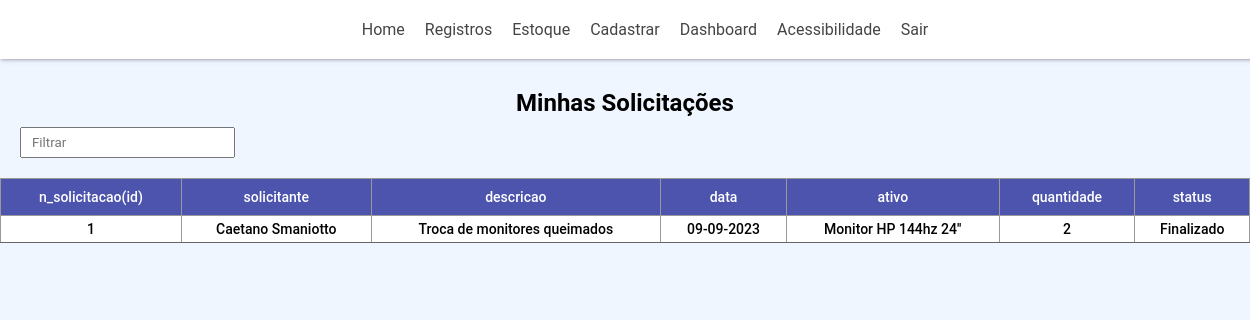
The app's page /feed (signed in), older data.
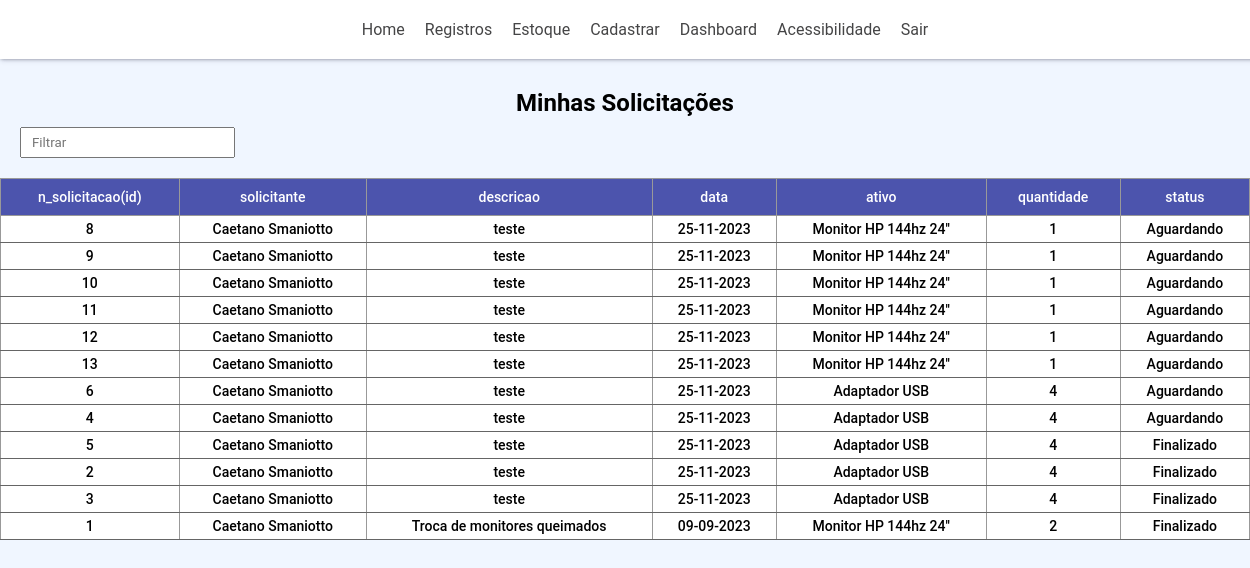
The same page, newer data.
### aplicacao/models.py (models this page shows, shortened)
class Solicitacao(database.Model):
    id = database.Column(database.Integer, primary_key=True)
    descricao = database.Column(database.String(500), nullable=False)
    data = database.Column(database.DateTime, nullable=False, default=datetime.utcnow())
    id_usuario = database.Column(database.Integer, database.ForeignKey('usuario.id')) # quem está gerando
    id_ativo = database.Column(database.Integer, database.ForeignKey('ativo.id'))
    quantidade = database.Column(database.Integer, nullable=False)
    status = database.Column(database.String, nullable=False)

class Usuario(database.Model, UserMixin):
    id = database.Column(database.Integer, primary_key=True)
    cpf = database.Column(database.String(11), nullable=False, unique=True)
    nome = database.Column(database.String(75), nullable=False)
    email = database.Column(database.String(250), nullable=False, unique=True)
    senha = database.Column(database.String, nullable=False)
    permissao = database.Column(database.Integer, nullable=False, default=1)
    solicitacoes = database.relationship("Solicitacao", backref="usuario", lazy=True)

class Ativo(database.Model):
    id = database.Column(database.Integer, primary_key=True)
    nome = database.Column(database.String(75), nullable=False, unique=True)
    tipo = database.Column(database.String, nullable=False)
    descricao = database.Column(database.String(500), nullable=False)
    data_aquisicao = database.Column(database.DateTime, nullable=False)
    data_garantia = database.Column(database.DateTime, nullable=False)
    quantidade_estoque = database.Column(database.Integer, nullable=False)
    solicitacoes = database.relationship("Solicitacao", backref="ativo", lazy=True)
    transacoes = database.relationship("TransacaoEstoque", backref="ativo", lazy=True)

### aplicacao/routes.py (the view)
@app.route("/feed")
@login_required
def feed():
    solicitacoes = Solicitacao.query.filter_by(id_usuario=current_user.id).order_by(Solicitacao.data.desc()).all()
    return render_template("feed.html", solicitacoes=solicitacoes)

### aplicacao/models.py (called while the page is built)
@login_manager.user_loader
def load_user(id_usuario):
    return Usuario.query.filter_by(id=int(id_usuario)).first()

### aplicacao/templates/feed.html (shortened to what this page needs)
{% extends 'base_perfil.html' %}
{% block body %}
    <h2>Minhas Solicitações</h2>
    <input type="text" id="input" placeholder="Filtrar">
    <table border="1" id="minhaTabela">
        <thead>
            <tr>
                <th>n_solicitacao(id)</th>
                <th>solicitante</th>
                <th>descricao</th>
                <th>data</th>
                <th>ativo</th>
                <th>quantidade</th>
                <th>status</th>
            </tr>
        </thead>
        <tbody id="table">
            {% for solicitacao in solicitacoes %}
            <tr>
                <td>{{solicitacao.id}}</td>
                <td>{{solicitacao.usuario.nome}}</td>
                <td>{{solicitacao.descricao}}</td>
                <td>{{solicitacao.data.strftime('%d-%m-%Y')}}</td>
                <td>{{solicitacao.ativo.nome}}</td>
                <td>{{solicitacao.quantidade}}</td>
                <td>{{solicitacao.status}}</td>
            </tr>
            {% endfor %}
        </tbody>
    </table>
{% endblock %}

### aplicacao/templates/base_perfil.html (shortened to what this page needs)
<!DOCTYPE html>
<html lang="en">
<head>
    <link rel="stylesheet" href="{{ url_for('static', filename='css/style.css')}}">
</head>
<body>
    <div class="container">
        <nav>
            {% if current_user.permissao < 2 %}
            <a href="/home">Criar Solicitação</a>
            <a href="/feed">Minhas Solicitações</a>
            {% else %}
            <a href="/home">Home</a>
            <div class="dropdown">
                <span>Registros</span>
            </div>
            <div class="dropdown">
                <span>Estoque</span>
            </div>
            <div class="dropdown">
                <span>Cadastrar</span>
            </div>
            <a href="/dashboard">Dashboard</a>
            {% endif %}
            <div class="dropdown">
                <span>Acessibilidade</span>
            </div>
            <a href="/logout">Sair</a>
        </nav>
        {% block body %}{% endblock %}
    </div>
</body>
</html>

### aplicacao/static/css/style.css (style rules this page uses)
* { font-family: 'Roboto', sans-serif; margin: 0; padding: 0; }
body { background-color: #f0f6ff; }
div.container { padding: 0px 0px 30px 0px; }
table td, th { overflow-x: auto; max-height: calc(100vh - 17px); }
table { width: 100vw; text-align: center; margin: 10px 0; }
nav { justify-content: center; display: flex; gap: 20px; background-color: #fff; width: 100vw; padding: 20px; margin-bottom: 30px; box-shadow: rgba(50, 50, 93, 0.25) 0px 2px 5px -1px, rgba(0, 0, 0, 0.3) 0px 1px 3px -1px; }
nav a { color: #454546; text-decoration: none; text-align: center; }
.dropdown { position: relative; display: inline-block; }
.dropdown span { color: #454546; }
h2 { text-align: center; }
#input { padding: 6px 10px; justify-content: center; margin: 10px 20px; }
table { border: 1px solid #999999; border-collapse: collapse; font-size: 14px; }
table tr { height: 20px; }
table th { background-color: #4c54ad; color: #fff; padding: 10px 15px; font-weight: 500; }
table td { background-color: #fff; color: black; padding: 5px 10px; font-weight: 500; border-bottom: 1px solid #656565; overflow: auto; }

Row changes from the older to the newer data that the page shows:
added Solicitacao: id "8", usuario.nome "Caetano Smaniotto", descricao "teste", data "25-11-2023", ativo.nome "Monitor HP 144hz 24''", quantidade "1", status "Aguardando"
added Solicitacao: id "9", usuario.nome "Caetano Smaniotto", descricao "teste", data "25-11-2023", ativo.nome "Monitor HP 144hz 24''", quantidade "1", status "Aguardando"
added Solicitacao: id "10", usuario.nome "Caetano Smaniotto", descricao "teste", data "25-11-2023", ativo.nome "Monitor HP 144hz 24''", quantidade "1", status "Aguardando"
added Solicitacao: id "11", usuario.nome "Caetano Smaniotto", descricao "teste", data "25-11-2023", ativo.nome "Monitor HP 144hz 24''", quantidade "1", status "Aguardando"
added Solicitacao: id "12", usuario.nome "Caetano Smaniotto", descricao "teste", data "25-11-2023", ativo.nome "Monitor HP 144hz 24''", quantidade "1", status "Aguardando"
added Solicitacao: id "13", usuario.nome "Caetano Smaniotto", descricao "teste", data "25-11-2023", ativo.nome "Monitor HP 144hz 24''", quantidade "1", status "Aguardando"
added Solicitacao: id "6", usuario.nome "Caetano Smaniotto", descricao "teste", data "25-11-2023", ativo.nome "Adaptador USB", quantidade "4", status "Aguardando"
added Solicitacao: id "4", usuario.nome "Caetano Smaniotto", descricao "teste", data "25-11-2023", ativo.nome "Adaptador USB", quantidade "4", status "Aguardando"
added Solicitacao: id "5", usuario.nome "Caetano Smaniotto", descricao "teste", data "25-11-2023", ativo.nome "Adaptador USB", quantidade "4", status "Finalizado"
added Solicitacao: id "2", usuario.nome "Caetano Smaniotto", descricao "teste", data "25-11-2023", ativo.nome "Adaptador USB", quantidade "4", status "Finalizado"
added Solicitacao: id "3", usuario.nome "Caetano Smaniotto", descricao "teste", data "25-11-2023", ativo.nome "Adaptador USB", quantidade "4", status "Finalizado"
